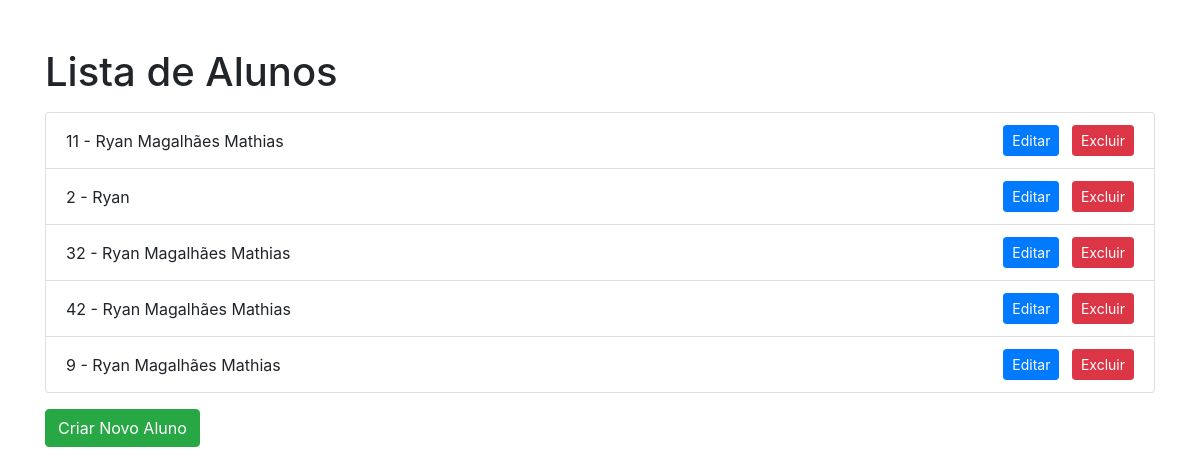
Page /alunos/ on the committed database.
### alunos/models.py (models this page shows)
class Aluno(models.Model):
    email = models.EmailField(unique=True)
    nome = models.CharField(max_length=100)
    matricula = models.CharField(max_length=20, unique=True)
    telefone = models.CharField(max_length=15)
    data_nascimento = models.DateField()
    data_ingresso = models.DateField()

### alunos/views.py (the view)
# urls.py: path('', views.index, name='index'),
def index(request):
    alunos = Aluno.objects.all()
    return render(request, 'alunos/index.html', {'alunos': alunos})

### alunos/templates/alunos/index.html (shortened to what this page needs)
<!DOCTYPE html>
<html lang="en">
<head>
    <link rel="stylesheet" href="https://stackpath.bootstrapcdn.com/bootstrap/4.5.2/css/bootstrap.min.css">
</head>
<body>
    <div class="container mt-5">
        <h1>Lista de Alunos</h1>
        <ul class="list-group mt-3">
            {% for aluno in alunos %}
                <li class="list-group-item">
                    <span>{{ aluno.matricula }} - {{ aluno.nome }}</span>
                    <div>
                        <a href="{% url 'editar_aluno' aluno.id %}" class="btn btn-primary btn-sm mr-2">Editar</a>
                        <a href="{% url 'excluir_aluno' aluno.id %}" class="btn btn-danger btn-sm">Excluir</a>
                    </div>
                </li>
            {% endfor %}
        </ul>
        <a href="{% url 'criar_aluno' %}" class="btn btn-success mt-3">Criar Novo Aluno</a>
    </div>
</body>
</html>

### alunos/templates/alunos/index.html (style rules this page uses)
.list-group-item { display: flex; justify-content: space-between; align-items: center; }

### rows in the picture
Aluno: matricula "11", nome "Ryan Magalhães Mathias"
Aluno: matricula "2", nome "Ryan"
Aluno: matricula "32", nome "Ryan Magalhães Mathias"
Aluno: matricula "42", nome "Ryan Magalhães Mathias"
Aluno: matricula "9", nome "Ryan Magalhães Mathias"
